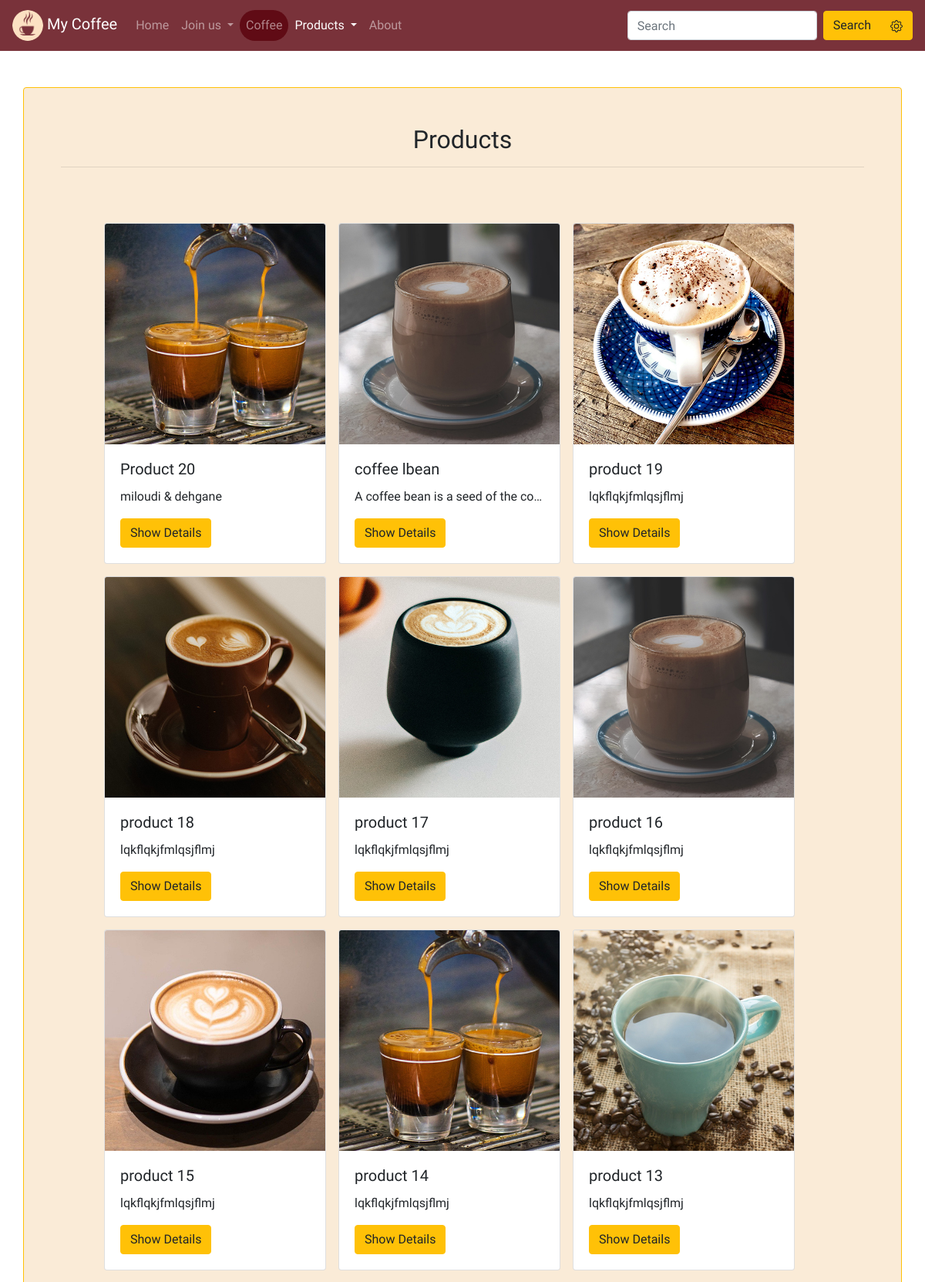
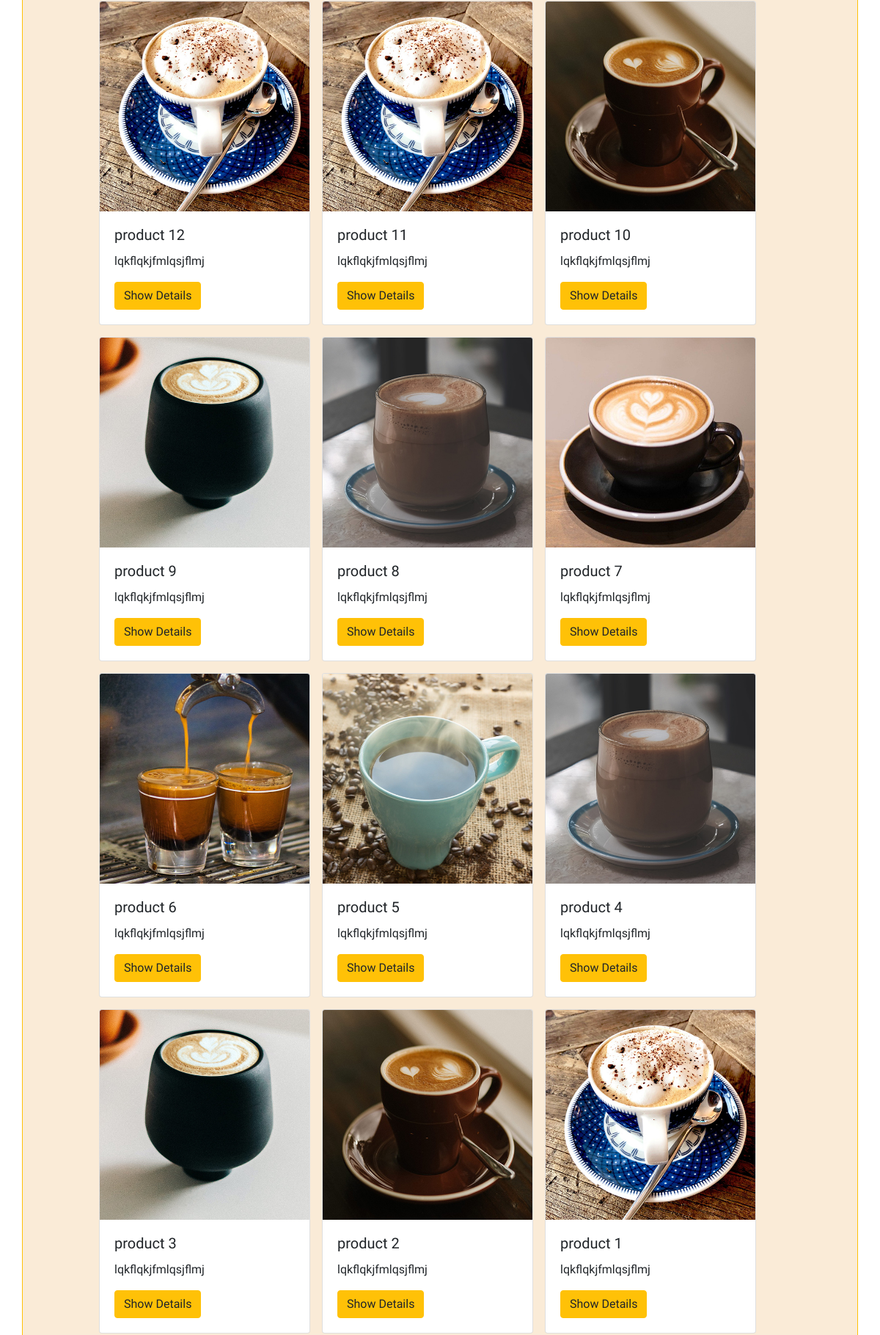
The app's page /products/products (upper part) with its own data (2 pictures, top to bottom).
### products/models.py (models this page shows, shortened)
class Product(models.Model):
    name = models.CharField(max_length=150)
    description = models.TextField()
    price = models.DecimalField(max_digits=6 , decimal_places = 2)
    photo = models.ImageField(upload_to = 'photos/%Y/%m/%d/', blank=True, null=True)
    is_active = models.BooleanField(default = True)
    publish_date = models.DateTimeField(auto_now_add=True)
    class Meta:
        ordering = ['-publish_date']

### products/views.py (the view, shortened to what this page needs)
# urls.py: path('products/' , include('products.urls')),
def products(request):
    products = Product.objects.all()
    name = None
    desc = None
    pfrom = None
    pto= None
    cs= None
    if 'cs' in request.GET:
        cs= request.GET['cs']
        print(cs)
        if not cs :
            cs='off'
    if 'searchpricefrom' in request.GET and 'searchpriceto' in request.GET:
        pfrom= request.GET['searchpricefrom']
        pto= request.GET['searchpriceto']
        if pfrom and pto:
            if pfrom.isdigit() and pto.isdigit():
                products = products.filter(price__gte=pfrom , price__lte= pto )
    context={
        'products':products,
    }
    return render(request , 'products/products.html', context)

### templates/products/products.html (shortened to what this page needs)
{% extends 'base.html' %}
{% load static %}
{% block content %}
<div class="my-form container p-5 my-5 rounded border border-warning">
    <form>
        <h2 class="text-center"> Products</h2>
        <hr>
        <section>
            <div class="container-fluid">
              <div class="row p-5" >
                  {% for pro in products %}
                <div>
                  <div class="card m-2" style="width: 18rem;">
                    <img src="{{ pro.photo.url }}" class="card-img-top" alt="...">
                    <div class="card-body">
                      <h5 class="card-title"> {{pro.name}}</h5>
                      <p class="card-text text-truncate">{{pro.description}}</p>
                      <a href="{% url 'product' pro_id=pro.id %}" class="btn btn-warning">Show Details</a>
                    </div>
                  </div>
                </div>
                {% empty %}
                <h4 class="alert alert-warning"> No products here, <a href="{% url 'products' %}" class="text-dark" >All Products</a> </h4>
                  {% endfor %}
              </div>
            </div>
        </section>
    </form>
</div>
{% endblock %}

### mycoffee/static/css/style.css (style rules this page uses)
html, body { height: 100%; width: 100%; }
a { color: rgb(255, 231, 204) ; }
body { font-family: 'Merienda', cursive; padding-top:65px; }
.my-form { background-color: antiquewhite; }

### records on screen
Product: photo (picture), name "Product 20", description "miloudi & dehgane"
Product: photo (picture), name "coffee lbean", description "A coffee bean is a seed of the co…"
Product: photo (picture), name "product 19", description "lqkflqkjfmlqsjflmj"
Product: photo (picture), name "product 18", description "lqkflqkjfmlqsjflmj"
Product: photo (picture), name "product 17", description "lqkflqkjfmlqsjflmj"
Product: photo (picture), name "product 16", description "lqkflqkjfmlqsjflmj"
Product: photo (picture), name "product 15", description "lqkflqkjfmlqsjflmj"
Product: photo (picture), name "product 14", description "lqkflqkjfmlqsjflmj"
Product: photo (picture), name "product 13", description "lqkflqkjfmlqsjflmj"
Product: photo (picture), name "product 12", description "lqkflqkjfmlqsjflmj"
Product: photo (picture), name "product 11", description "lqkflqkjfmlqsjflmj"
Product: photo (picture), name "product 10", description "lqkflqkjfmlqsjflmj"
Product: photo (picture), name "product 9", description "lqkflqkjfmlqsjflmj"
Product: photo (picture), name "product 8", description "lqkflqkjfmlqsjflmj"
Product: photo (picture), name "product 7", description "lqkflqkjfmlqsjflmj"
Product: photo (picture), name "product 6", description "lqkflqkjfmlqsjflmj"
Product: photo (picture), name "product 5", description "lqkflqkjfmlqsjflmj"
Product: photo (picture), name "product 4", description "lqkflqkjfmlqsjflmj"
Product: photo (picture), name "product 3", description "lqkflqkjfmlqsjflmj"
Product: photo (picture), name "product 2", description "lqkflqkjfmlqsjflmj"
Product: photo (picture), name "product 1", description "lqkflqkjfmlqsjflmj"
